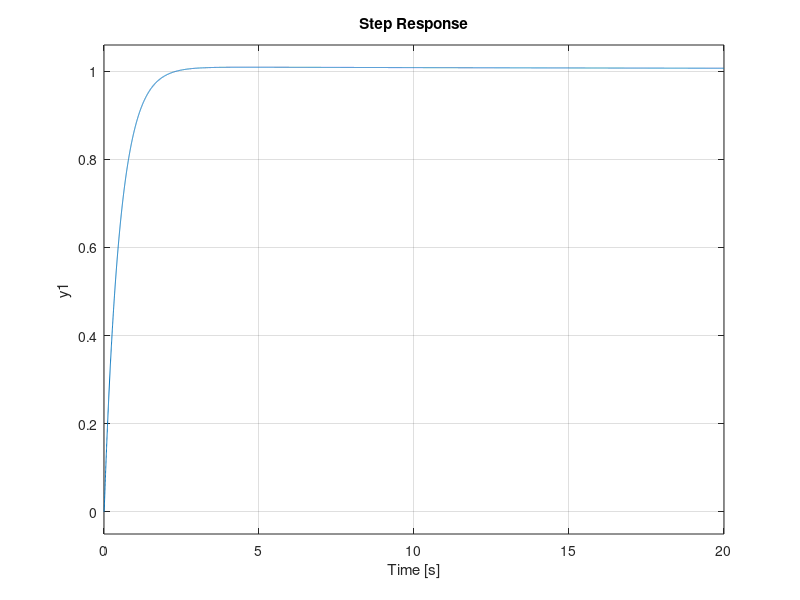

The MATLAB script that drew this image:
close all;
clear all;

t=0.005;
zt=input("INPUT;zt=");
tr=input("INPUT;tr=");
tq=input("INPUT;tq=");
Kt=0.61;
Ktn=0.6;
J=0.0071;
Jn=0.007;
Kp=J/(Kt*tr^2);
Kd=2*zt*tr*Kp;
Kp
Kd

P=tf([Kt],[J,0,0]);
P
Pn=tf([Ktn],[Jn,0,0]);
Q=tf([1],[tq^2,2*tq,1]);
Q
sysmotor=1/((Q/Pn)+((1-Q)/P));
sysmotor
sysKp=tf(Kp);
sysKp
sysKd=tf([Kd,0],[t,1]);
sysKd
sysA=sysmotor*(sysKp+sysKd);
sysA
fbA=sysA/(sysA+1);
fbA

step(fbA);
